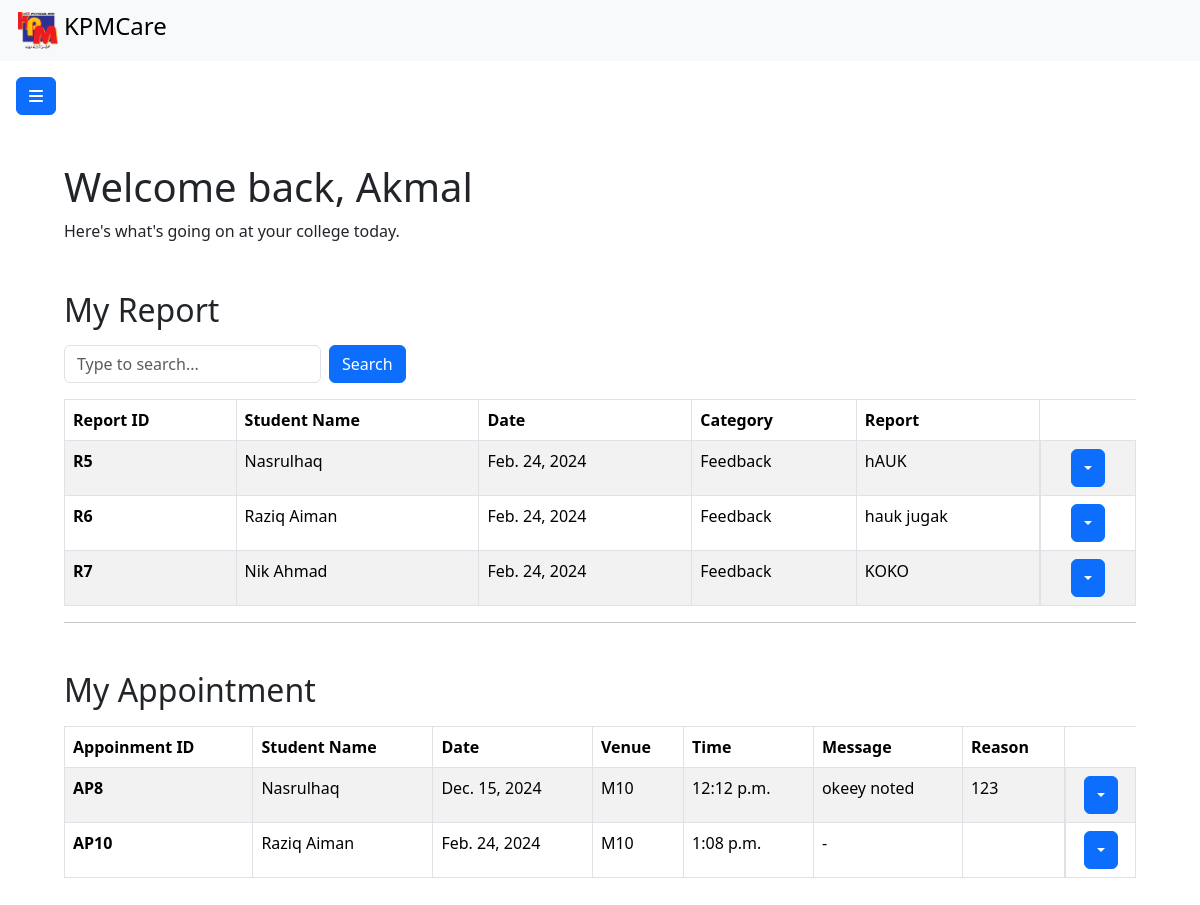
/intervention/lecturer/l11, run on the app's committed database.
### intervention/models.py (models this page shows)
class Mentor(models.Model):
    mentorId = models.CharField(max_length=5, primary_key=True)
    mentorName = models.CharField(max_length=200)  # Changed TextField to CharField for consistency
    password = models.CharField(max_length=128)

class Report(models.Model):
    student = models.ForeignKey(Student, on_delete=models.CASCADE)
    mentor = models.ForeignKey(Mentor, on_delete=models.CASCADE)
    date = models.DateField(auto_now_add=True)
    reportCategory = models.CharField(max_length=100)  # Adjusted max_length for consistency
    reportText = models.TextField()

class Student(models.Model):
    studentId = models.CharField(max_length=5, primary_key=True)
    studentName = models.CharField(max_length=200)
    mentor = models.ForeignKey(Mentor, on_delete=models.CASCADE)
    password = models.CharField(max_length=128)
    address = models.TextField(blank=True, null=True ,default="Value not set")
    phone = models.CharField(blank=True , default="Value not set", null=True,max_length=15)
    course = models.CharField(blank=True , default="Value not set", null=True,max_length=15)
    image = models.ImageField(default='default.jpg', upload_to='profile_pics')

class Appointment(models.Model):
    mentor = models.ForeignKey(Mentor, on_delete=models.CASCADE)
    student = models.ForeignKey(Student, on_delete=models.CASCADE)
    appointmentDate = models.DateField()
    venue = models.CharField(max_length=100)
    time = models.TimeField()
    description = models.TextField(blank=True, null=True, default="-")
    purpose = models.TextField(blank=True, null=True, default="-")
    status = models.CharField(max_length=8, default="Pending...")

### intervention/views.py (the view)
# urls.py: path("lecturer/<str:mentorId>", views.lecturerPage, name="lecturerPage"),
def lecturerPage(request, mentorId):
    try:
        lecturer = Mentor.objects.get(mentorId=mentorId)
        report = Report.objects.all().values
        studentDetails = Student.objects.all().values
        appointment = Appointment.objects.filter(mentor=mentorId).values()
        totalPendingApp = Appointment.objects.filter(status="Pending...", mentor=mentorId).count()
        lecturer_details = {
            'lecturerDetails': lecturer,
            'reports': report,
            'studentDetails':studentDetails,
            'appointmentDetails': appointment,
            'totalPendingApp':totalPendingApp
        }
        return render(request, 'lecturer_page.html', lecturer_details)
    except Mentor.DoesNotExist:
        return HttpResponse("Lecturer not found")

### intervention/templates/lecturer_page.html (shortened to what this page needs)
{% load static%}
<!DOCTYPE html >
<html lang="en">
<head>
<link href="https://cdn.jsdelivr.net/npm/bootstrap@5.3.2/dist/css/bootstrap.min.css" rel="stylesheet"
>
<link rel="stylesheet" href="{% static 'style.css'%}">
</head>
<body>
    <nav class="navbar bg-body-tertiary">
        <div class="container-fluid">
            <span class="navbar-brand my-nav mb-0 h1">
                <img src="{% static 'assets/LogoKPM.png' %}" alt="" width="40">
                <h4>KPMCare</h4>
            </span>
        </div>
    </nav>
    <main>
        <button class="btn btn-primary" type="button" data-bs-toggle="offcanvas" data-bs-target="#leftOffcanvas"
            aria-controls="leftOffcanvas">
            <i class="fa-solid fa-bars"></i>
        </button>
        <div class="content">
            <h1>Welcome back, {{lecturerDetails.mentorName}}</h1>
              <p class="fw-lighter">Here's what's going on at your college today.</p>
            <div class="title-header mt-5 mb-2">
                <h2>My Report</h2>
            </div>
            <form class="row g-2 w-10" action="{% url 'searchReportData' lecturerDetails.mentorId %}">
                <div class="col-auto">
                    <input class="form-control mb-2" list="datalistOptions" name="searchItem" id="exampleDataList"
                        placeholder="Type to search...">
                </div>
                <div class="col-auto">
                    <button type="submit" class="btn btn-primary mb-3">Search</button>
                </div>
            </form>
            {% if mode == 'search'%}
            <table class="table table-striped table-hover table-bordered">
                <thead>
                    <tr>
                        <th scope="col">Report ID</th>
                        <th scope="col">Student Name</th>
                        <th scope="col">Date</th>
                        <th scope="col">Category</th>
                        <th scope="col">Report</th>
                    </tr>
                </thead>
                <tbody>
                    {% for report in reports %}
                    {% for i in searchName%}
                    {% if report.student_id == i.studentId%}
                    <tr>
                        <th scope="row">R{{ report.id }}</th>
                        {% for student in studentDetails %}
                        {% if report.student_id == student.studentId %}
                        <td>{{ student.studentName }}</td>
                        {% endif %}
                        {% endfor %}
                        <td>{{ report.date }}</td>
                        <td>{{ report.reportCategory }}</td>
                        <td>{{ report.reportText }}</td>
                        <td class="d-flex justify-content-center">
                            <div class="dropdown-center">
                                <button class="btn btn-primary dropdown-toggle" type="button" data-bs-toggle="dropdown"
                                    aria-expanded="false"></button>
                                <ul class="dropdown-menu">
                                    <li><a class="dropdown-item" href="{%url 'updateLectReport' report.id%}">Update</a>
                                    </li>
                                    <li><a data-bs-toggle="modal" data-bs-target="#exampleModal{{ report.id }}"
                                            class="dropdown-item">Delete</a></li>
                                </ul>
                            </div>
                        </td>
                        {%endif%}
                        {%endfor%}
                    </tr>
                    <div class="modal fade" id="exampleModal{{ report.id }}" tabindex="-1"
                        aria-labelledby="exampleModalLabel" aria-hidden="true">
                        <div class="modal-dialog">
                            <div class="modal-content">
                                <div class="modal-header">
                                    <h1 class="modal-title fs-5" id="exampleModalLabel">Delete report</h1>
                                    <button type="button" class="btn-close" data-bs-dismiss="modal"
                                        aria-label="Close"></button>
                                </div>
                                <div class="modal-body">
                                    Do you want to delete R{{ report.id }}?
                                </div>
                                <div class="modal-footer">
                                    <button type="button" class="btn btn-secondary"
                                        data-bs-dismiss="modal">Close</button>
                                    <button type="button" class="btn btn-primary">
                                        <a class="link-light link-underline-opacity-0"
                                            href="{% url 'viewDeleteRepo' report.id lecturerDetails.mentorId %}">Delete</a>
                                    </button>
                                </div>
                            </div>
                        </div>
                    </div>
                    {% endfor %}
                </tbody>
            </table>
            {%else%}
            <table class="table table-striped table-hover table-bordered">
                <thead>
                    <tr>
                        <th scope="col">Report ID</th>
                        <th scope="col">Student Name</th>
                        <th scope="col">Date</th>
                        <th scope="col">Category</th>
                        <th scope="col">Report</th>
                    </tr>
                </thead>
                <tbody>
                    {% for report in reports %}
                    <tr>
                        <th scope="row">R{{ report.id }}</th>
                        {% for student in studentDetails %}
                        {% if report.student_id == student.studentId %}
                        <td>{{ student.studentName }}</td>
                        {% endif %}
                        {% endfor %}
                        <td>{{ report.date }}</td>
                        <td>{{ report.reportCategory }}</td>
                        <td>{{ report.reportText }}</td>
                        <td class="d-flex justify-content-center">
                            <div class="dropdown-center">
                                <button class="btn btn-primary dropdown-toggle" type="button" data-bs-toggle="dropdown"
                                    aria-expanded="false"></button>
                            </div>
                        </td>
                    </tr>
                    {% endfor %}
                </tbody>
            </table>
            {%endif%}
            <hr>
            <div class="title-header mb-2 mt-5">
                <h2>My Appointment</h2>
            </div>
            <table class="table table-striped table-hover table-bordered">
                <thead>
                    <tr>
                        <th scope="col">Appoinment ID</th>
                        <th scope="col">Student Name</th>
                        <th scope="col">Date</th>
                        <th scope="col">Venue</th>
                        <th scope="col">Time</th>
                        <th scope="col">Message</th>
                        <th scope="col">Reason</th>
                    </tr>
                </thead>
                <tbody>
                    {% for appointment in appointmentDetails %}
                    {% if appointment.status == "Successfully"%}
                    <tr>
                        <th scope="row">AP{{ appointment.id }}</th>
                        {% for student in studentDetails %}
                        {% if appointment.student_id == student.studentId %}
                        <td>{{ student.studentName }}</td>
                        {% endif %}
                        {% endfor %}
                        <td>{{ appointment.appointmentDate }}</td>
                        <td>{{ appointment.venue }}</td>
                        <td>{{ appointment.time }}</td>
                        <td>{{ appointment.description }}</td>
                        <td>{{ appointment.purpose }}</td>
                        <td class="d-flex justify-content-center">
                            <div class="dropdown-center">
                                <button class="btn btn-primary dropdown-toggle" type="button" data-bs-toggle="dropdown"
                                    aria-expanded="false"></button>
                            </div>
                        </td>
                    </tr>
                    {%endif%}
                    {% endfor %}
                </tbody>
            </table>
        </div>
    </main>
</body>
</head>
</html>

### intervention/static/style.css (style rules this page uses)
.my-nav { display: flex; flex-direction: row; gap: 0.3em; padding: 0.2em 0.3em; }
main { padding: 1em; }
main .title-header { display: flex; flex-direction: row; width: 100%; justify-content: start; }
.content { margin: 3em; }

### data on the page
Mentor: mentorName "Akmal"
Report: id "5", date "Feb. 24, 2024", reportCategory "Feedback", reportText "hAUK"
Student: studentName "Nasrulhaq"
Report: id "6", date "Feb. 24, 2024", reportCategory "Feedback", reportText "hauk jugak"
Student: studentName "Raziq Aiman"
Report: id "7", date "Feb. 24, 2024", reportCategory "Feedback", reportText "KOKO"
Student: studentName "Nik Ahmad"
Appointment: id "8", appointmentDate "Dec. 15, 2024", venue "M10", time "12:12 p.m.", description "okeey noted", purpose "123"
Appointment: id "10", appointmentDate "Feb. 24, 2024", venue "M10", time "1:08 p.m.", description "-"
